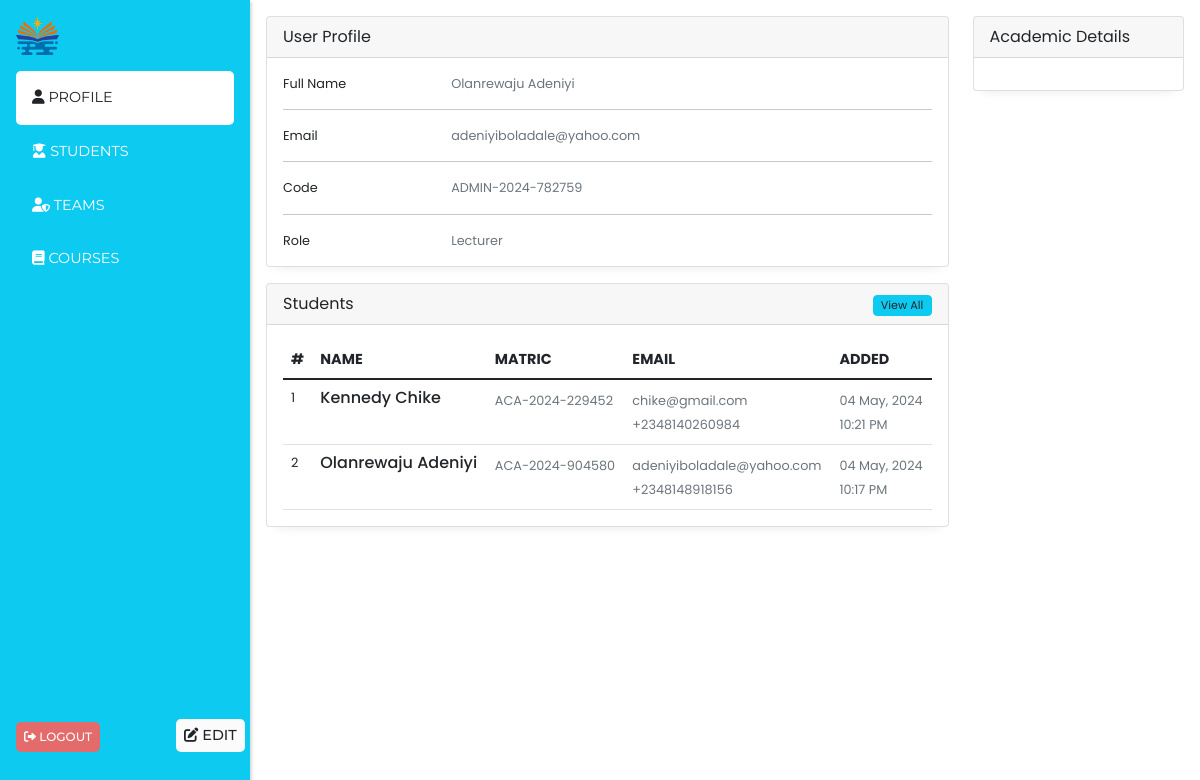
Page /admin_dashboard (signed in) on the earlier database version.
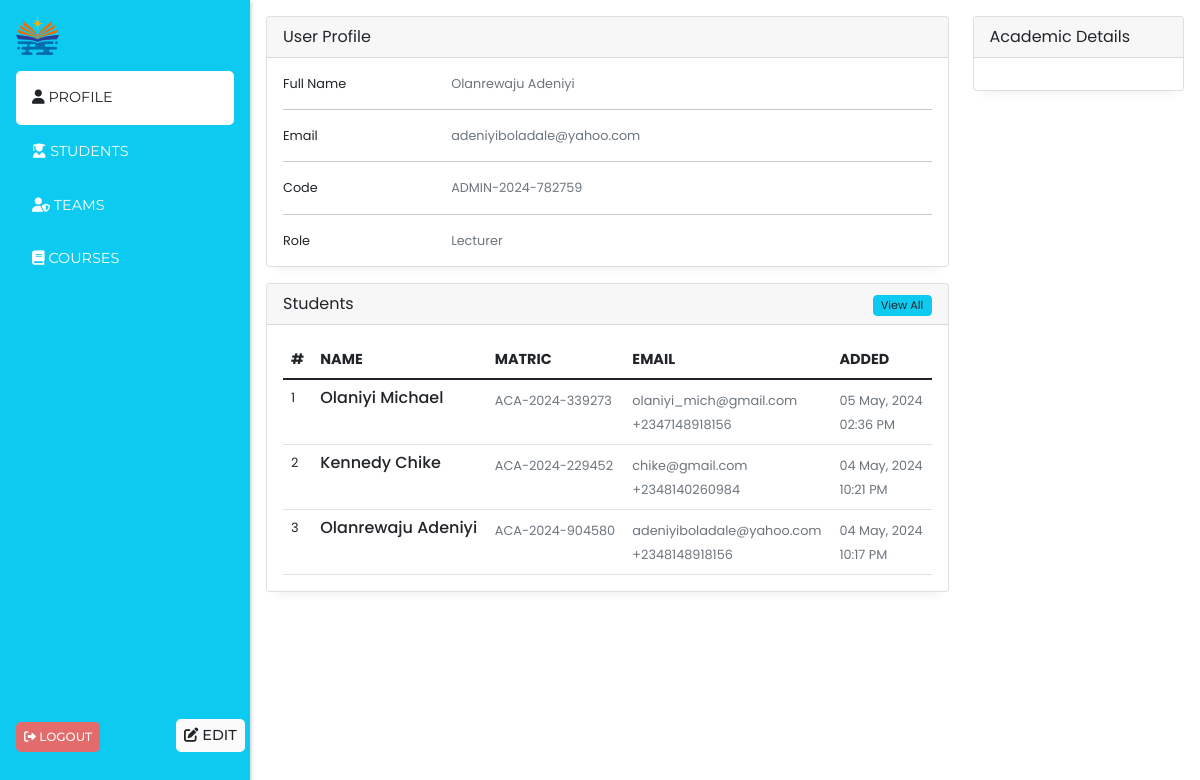
Same page on the later database version.
### models/students.py (models this page shows, shortened)
class Student(db.Model, UserMixin):
    __tablename__ = 'students'
    id = db.Column(db.String(50), default=hexid, primary_key=True, index=True)
    first_name = db.Column(db.String(80), nullable=False)
    last_name = db.Column(db.String(80), nullable=False)
    email = db.Column(db.String(120), unique=True, nullable=False)
    phone = db.Column(db.String(20), nullable=False)
    stud_id = db.Column(db.String(50), unique=True, nullable=False,
                        default=code_generator(f'ACA-{datetime.now().year}-'))
    gpa = db.Column(db.Float, nullable=False, default=0.00)
    password = db.Column(db.Text, nullable=False,
                         default=student_default_password('academia'))
    changed_password = db.Column(db.Boolean, nullable=False, default=False)
    created_at = db.Column(db.DateTime, nullable=False, default=datetime.utcnow)
    registered_courses = db.relationship('CourseRegistered',
                                         cascade="all, delete", backref='student', lazy=True)

### endpoints/admin.py (the view)
@admin.route('/admin_dashboard', methods=['GET'])
@login_required
def admin_dashboard():
    alert = session.pop('alert', None)
    bg_color = session.pop('bg_color', None)
    students = get_recent_students()
    return render_template('admin_templates/home.html',
                           alert=alert, bg_color=bg_color,
                           admin_dashboard=True, students=students)

### app_config.py (called while the page is built)
def create_app(config=config_object["development"]):
    app = Flask(__name__)
    app.config.from_object(config)
    cors.init_app(app)
    login_manager.init_app(app)
    db.init_app(app)
    migrate.init_app(app, db)
    @login_manager.user_loader
    def load_user(user_id):
        logged_user = Admin.query.get(user_id)
        if not logged_user:
            logged_user = Student.query.get(user_id)
        return logged_user
    app.register_blueprint(admin_blueprint)
    app.register_blueprint(school_blueprint)
    return app

### models/students.py (called while the page is built)
def get_recent_students():
    students = Student.query.order_by(desc(Student.created_at)).limit(5).all()
    return [
        {
            "id": student.id,
            "first_name": student.first_name,
            "last_name": student.last_name,
            "email": student.email,
            "phone": student.phone,
            "stud_id": student.stud_id,
            "date": student.created_at.strftime("%d %b, %Y"),
            "time": student.created_at.strftime("%I:%M %p"),
        } for student in students
    ]

### templates/admin_templates/home.html (shortened to what the changed rows need)
{% extends 'admin_templates/admin_layout.html' %}
{% block content %}
<div class="row mt-3">
    <div class="col-md-9">
        <div class="card">
            <div class="card-body">
                <div class="row">
                    <div class="col-md-12">
                        <div class="table-responsive">
                            <table class="table no-wrap user-table mb-0">
                                <thead>
                                    <tr>
                                        <th scope="col" class="border-0 text-uppercase font-medium pl-4" style="font-size: .9rem;">#</th>
                                        <th scope="col" class="border-0 text-uppercase font-medium" style="font-size: .9rem;">Name</th>
                                        <th scope="col" class="border-0 text-uppercase font-medium" style="font-size: .9rem;">Matric</th>
                                        <th scope="col" class="border-0 text-uppercase font-medium" style="font-size: .9rem;">Email</th>
                                        <th scope="col" class="border-0 text-uppercase font-medium" style="font-size: .9rem;">Added</th>
                                    </tr>
                                </thead>
                                <tbody>
                                    {% for student in students %}
                                    <tr>
                                        <td class="pl-4" style="font-size: .8rem;">{{loop.index}}</td>
                                        <td>
                                            <h5 class="font-medium mb-0" style="font-size: 1rem;">{{student.last_name}} {{student.first_name}}</h5>
                                        </td>
                                        <td>
                                            <span class="text-muted" style="font-size: .8rem;">{{student.stud_id}}</span>
                                        </td>
                                        <td>
                                            <span class="text-muted" style="font-size: .8rem;">{{student.email}}</span><br>
                                            <span class="text-muted" style="font-size: .8rem;">{{student.phone}}</span>
                                        </td>
                                        <td>
                                            <span class="text-muted" style="font-size: .8rem;">{{student.date}}</span><br>
                                            <span class="text-muted" style="font-size: .8rem;">{{student.time}}</span>
                                        </td>
                                    </tr>
                                    {% endfor %}
                                </tbody>
                            </table>
                        </div>
                    </div>
                </div>
                </div>
            </div>
        </div>
    </div>
</div>
{% endblock content %}

Differences in the rows shown:
added Student: last_name "Olaniyi", first_name "Michael", stud_id "ACA-2024-339273", email "olaniyi_mich@gmail.com", phone "+2347148918156", date "05 May, 2024", time "02:36 PM"
